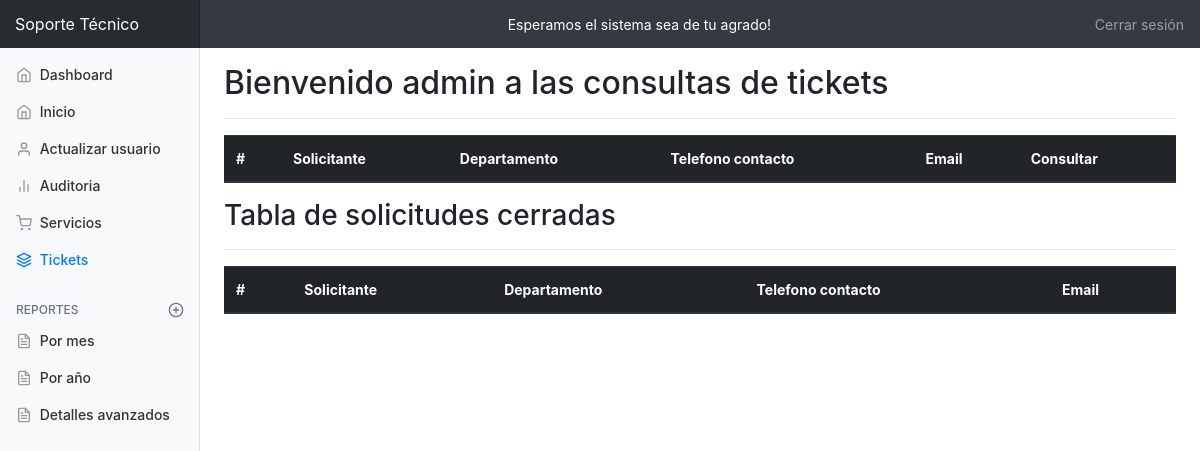
/administrador/consultar_ticket.php (signed in), run on an earlier commit of the app's database.
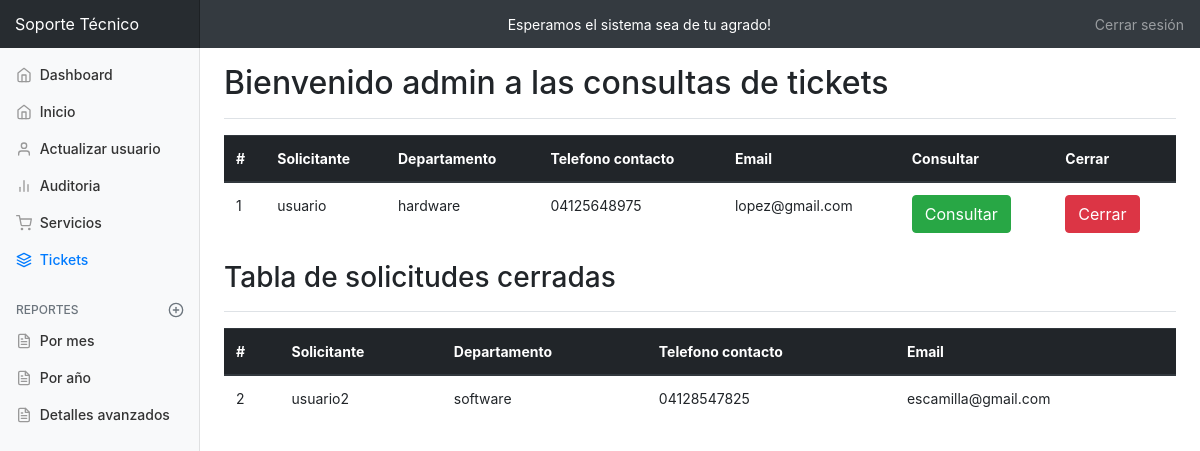
And on a later commit of the database.
### tables this page shows
CREATE TABLE `ticket` (
  `id_ticket` int(11) NOT NULL,
  `solicitante` int(11) NOT NULL,
  `departamento` varchar(150) NOT NULL,
  `telefono_contac` varchar(150) NOT NULL,
  `email` varchar(250) NOT NULL,
  `problema` text NOT NULL,
  `estatus` varchar(100) NOT NULL
);

CREATE TABLE `usuario` (
  `id_usuario` int(11) NOT NULL,
  `nombre` varchar(250) NOT NULL,
  `apellido` varchar(250) NOT NULL,
  `correo` varchar(250) NOT NULL,
  `contraseña` varchar(250) NOT NULL,
  `permiso` varchar(50) NOT NULL,
  `telefono_fijo` varchar(150) NOT NULL,
  `telefono_cel` varchar(150) NOT NULL,
  `direccion` text NOT NULL
);

### administrador/consultar_ticket.php (the view, shortened to what the changed rows need)
<!doctype html>
<html lang="es">
<?php
require_once '../php/conexion.php';
?>
<head>
    <link href="../assets/css/bootstrap.min.css" rel="stylesheet">
    <link href="../assets/css/font-awesome-4.6.3/css/font-awesome.min.css" rel="stylesheet" type="text/css" />
    <link href="../assets/css/admin.css" rel="stylesheet">
</head>
<body>
    <div class="container-fluid">
        <div class="row">
            <main role="main" class="col-md-9 ml-sm-auto col-lg-10 pt-3 px-4">
                <div class="d-flex justify-content-between flex-wrap flex-md-nowrap align-items-center pb-2 mb-3 border-bottom">
                    <h1 class="h2">Bienvenido <?= $_SESSION['nombre'] ?> a las consultas de tickets</h1>
                </div>
                <table class="table">
                    <thead class="thead-dark">
                        <tr>
                            <th>#</th>
                            <th>Solicitante</th>
                            <th>Departamento</th>
                            <th>Telefono contacto</th>
                            <th>Email</th>
                            <th>Consultar</th>
                            <?php
                            $num = 1;
                            $query2 = "SELECT * FROM ticket WHERE estatus='aceptado'";
                            $result2 = mysqli_query($dbconn, $query2) or die(mysqli_error($dbconn));
                            $data2 = mysqli_fetch_assoc($result2);
                            if ($data2['estatus'] == 'aceptado') {
                                echo "<th>Cerrar</th>";
                            }
                            ?>
                        </tr>
                    </thead>
                    <tbody>
                        <?php
                        $query = "SELECT a.solicitante, a.departamento, a.telefono_contac, a.email, b.id_usuario, b.nombre FROM ticket as a INNER JOIN usuario as b ON a.solicitante = b.id_usuario WHERE NOT estatus = 'cerrado'";
                        $result = mysqli_query($dbconn, $query) or die(mysqli_error($dbconn));
                        while ($data = mysqli_fetch_assoc($result)) {
                        ?>
                            <tr>
                                <td><?= $num ?></td>
                                <td><?= $data['nombre'] ?></td>
                                <td><?= $data['departamento'] ?></td>
                                <td><?= $data['telefono_contac'] ?></td>
                                <td><?= $data['email'] ?></td>
                                <td><a href="ticket.php?id=<?= $data['solicitante'] ?>" class="btn btn-success">Consultar</a></td>
                                <?php
                                $query3 = "SELECT * FROM ticket WHERE estatus='aceptado' AND solicitante='$data[solicitante]'";
                                $result3 = mysqli_query($dbconn, $query3) or die(mysqli_error($dbconn));
                                if ($data3 = mysqli_fetch_assoc($result3)) {
                                    if ($data3['estatus'] == 'aceptado') {
                                ?>
                                        <td><a href="../php/cerrar_ticket.php?id=<?= $data['solicitante'] ?>" class="btn btn-danger" onclick="return confirm('¿Seguro quiere cerrar la solicitud?');">Cerrar</a></td>
                                <?php
                                    } else {
                                        echo "<td></td>";
                                    }
                                }
                                ?>
                            </tr>
                        <?php
                            $num++;
                        }
                        ?>
                    </tbody>
                </table>
                <div class="d-flex justify-content-between flex-wrap flex-md-nowrap align-items-center pb-2 mb-3 border-bottom">
                    <h2 class="h3">Tabla de solicitudes cerradas</h2>
                </div>
                <table class="table">
                    <thead class="thead-dark">
                        <tr>
                            <th>#</th>
                            <th>Solicitante</th>
                            <th>Departamento</th>
                            <th>Telefono contacto</th>
                            <th>Email</th>
                        </tr>
                    </thead>
                    <tbody>
                        <?php
                        $query_cerrado = "SELECT a.solicitante, a.departamento, a.telefono_contac, a.email, b.id_usuario, b.nombre FROM ticket as a INNER JOIN usuario as b ON a.solicitante = b.id_usuario WHERE estatus='cerrado'";
                        $result_cerrado = mysqli_query($dbconn, $query_cerrado) or die(mysqli_error($dbconn));
                        while ($data2 = mysqli_fetch_assoc($result_cerrado)) {
                        ?>
                            <tr>
                                <td><?= $num ?></td>
                                <td><?= $data2['nombre'] ?></td>
                                <td><?= $data2['departamento'] ?></td>
                                <td><?= $data2['telefono_contac'] ?></td>
                                <td><?= $data2['email'] ?></td>
                            </tr>
                        <?php
                            $num++;
                        }
                        ?>
                    </tbody>
                </table>
            </main>
        </div>
    </div>
</body>
</html>

What changed in the data, as far as the page shows it:
added ticket: solicitante.nombre "usuario", departamento "hardware", telefono_contac "04125648975", email "lopez@gmail.com", shown under "Bienvenido admin a las consultas de tickets"
added ticket: solicitante.nombre "usuario2", departamento "software", telefono_contac "04128547825", email "escamilla@gmail.com", shown under "Tabla de solicitudes cerradas"
Also different on the page:
text now shown: "Cerrar"
